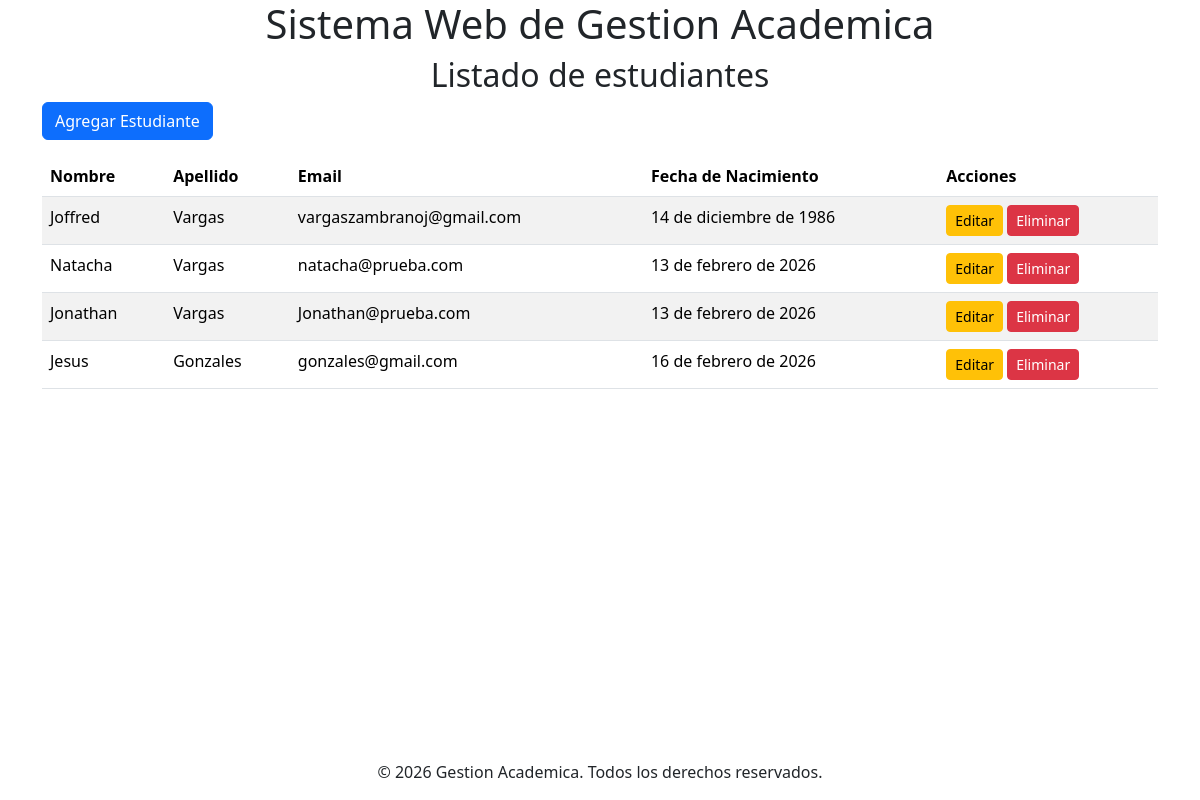
The app's page /students/, older data.
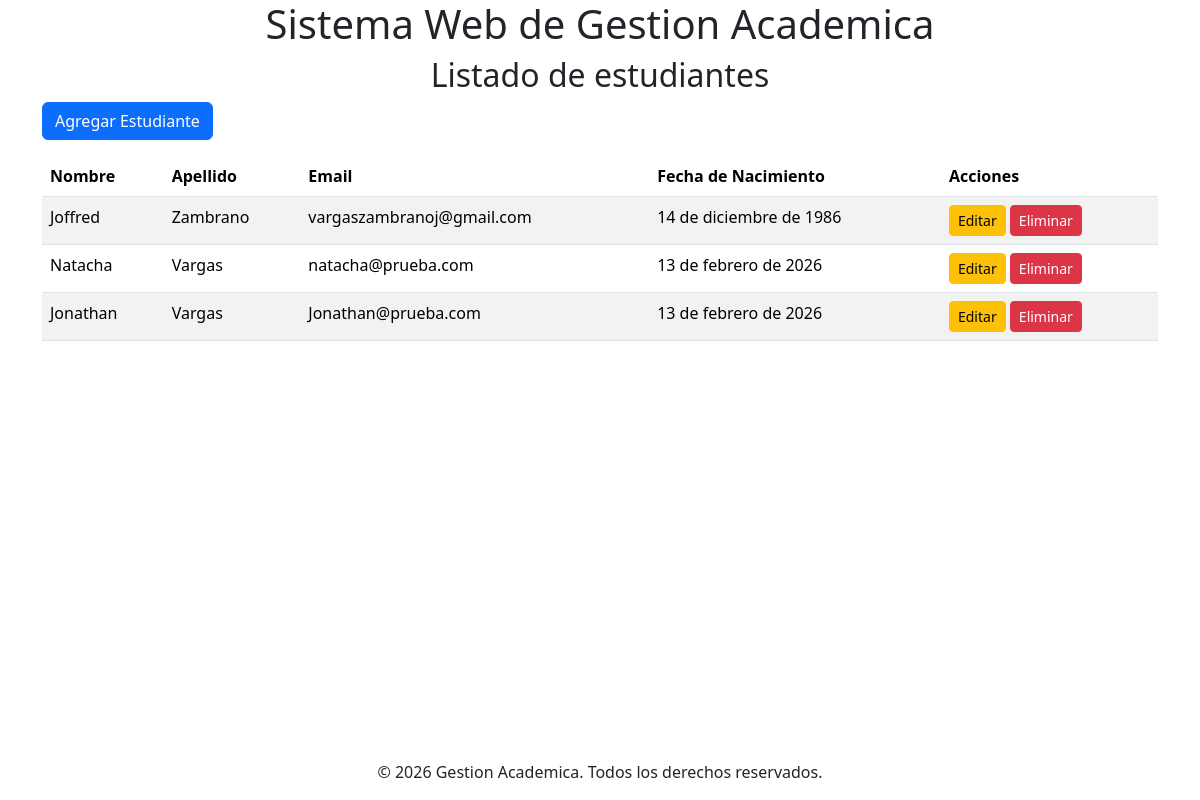
The same page, newer data.
### apps/students/models.py (models this page shows, shortened)
class Student(models.Model):
    first_name = models.CharField(max_length=80)
    last_name = models.CharField(max_length=80)
    email = models.EmailField(unique=True)
    birth_date = models.DateField()

### apps/students/views.py (the view)
# urls.py: path('', views.index, name='course_list'),
def index(requests):
    students = Student.objects.all()
    return render(requests, 'student/student_list.html', {'students': students})

### templates/student/student_list.html (shortened to what this page needs)
{% extends "base.html" %}
{% block content %}
<h2 class="text-center">Listado de estudiantes</h2>
<div class="container">
    <a href="{% url 'create_student' %}" class="btn btn-primary mb-3">Agregar Estudiante</a>
    <table class="table table-striped">
        <thead>
            <tr>
                <th scope="col">Nombre</th>
                <th scope="col">Apellido</th>
                <th scope="col">Email</th>
                <th scope="col">Fecha de Nacimiento</th>
                <th scope="col">Acciones</th>
            </tr>
        </thead>
        <tbody>
            {% for student in students %}
            <tr>
                <td>{{ student.first_name }}</td>
                <td>{{ student.last_name }}</td>
                <td>{{ student.email }}</td>
                <td>{{ student.birth_date }}</td>
                <td>
                    <a href="{% url 'edit_student' student.id %}" class="btn btn-sm btn-warning">Editar</a>
                    <a href="{% url 'delete_student' student.id %}" class="btn btn-sm btn-danger" onclick="return confirm('¿Estás seguro de que deseas eliminar este estudiante?');">Eliminar</a>
                </td>
            </tr>
            {% endfor %}
        </tbody>
    </table>
</div>
{% endblock %}

Row changes from the older to the newer data that the page shows:
removed Student: first_name "Jesus", last_name "Gonzales", email "gonzales@gmail.com", birth_date "16 de febrero de 2026"
changed Student "Joffred": last_name "Vargas" → "Zambrano"
